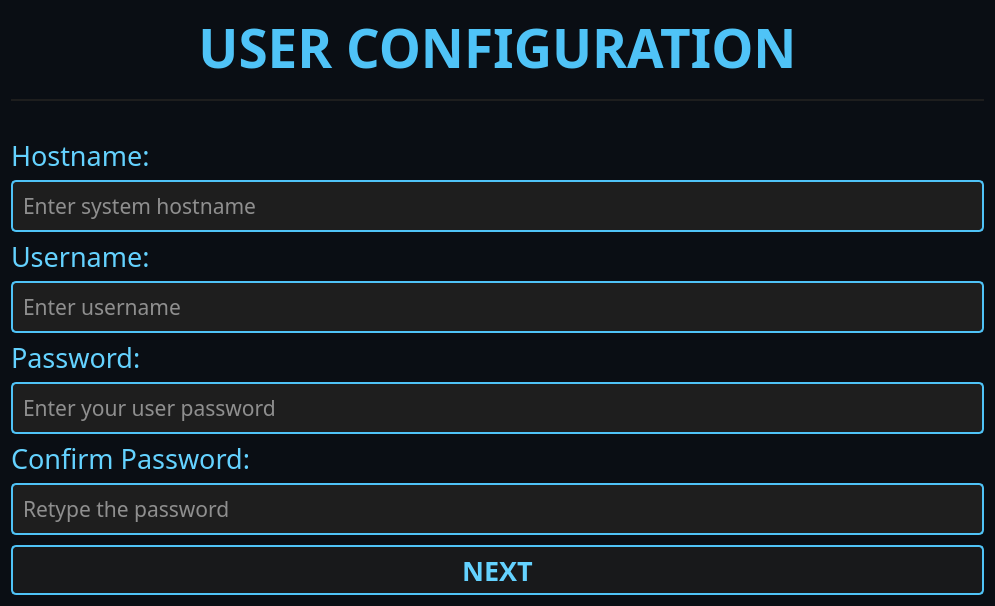
<?xml version="1.0" encoding="UTF-8"?>
<ui version="4.0">
 <class>User</class>
 <widget class="QWidget" name="User">
  <property name="geometry">
   <rect>
    <x>0</x>
    <y>0</y>
    <width>995</width>
    <height>606</height>
   </rect>
  </property>
  <property name="windowTitle">
   <string>User Configuration</string>
  </property>
  <property name="styleSheet">
   <string notr="true">background-color: #0a0e14;</string>
  </property>
  <layout class="QVBoxLayout" name="verticalLayout">
   <item>
    <widget class="QLabel" name="titleLabel">
     <property name="font">
      <font>
       <pointsize>40</pointsize>
       <bold>true</bold>
       <family>SpaceMono Nerd Font</family>
      </font>
     </property>
     <property name="styleSheet">
      <string notr="true">color: #4fc3f7;
        padding-bottom: 15px;
        border-bottom: 2px solid #1e1e1e;
        margin-bottom: 30px;</string>
     </property>
     <property name="text">
      <string>USER CONFIGURATION</string>
     </property>
     <property name="alignment">
      <set>Qt::AlignmentFlag::AlignCenter</set>
     </property>
    </widget>
   </item>
   <item>
    <widget class="QLabel" name="hostnameLabel">
     <property name="font">
      <font>
       <pointsize>20</pointsize>
       <family>SpaceMono Nerd Font</family>
      </font>
     </property>
     <property name="styleSheet">
      <string notr="true">color: #64d2ff;</string>
     </property>
     <property name="text">
      <string>Hostname:</string>
     </property>
    </widget>
   </item>
   <item>
    <widget class="QLineEdit" name="hostnameEdit">
     <property name="font">
      <font>
       <pointsize>16</pointsize>
       <family>SpaceMono Nerd Font</family>
      </font>
     </property>
     <property name="styleSheet">
      <string notr="true">
        QLineEdit {
          background-color: #1e1e1e;
          color: #ffffff;
          border: 2px solid #4fc3f7;
          border-radius: 5px;
          padding: 8px;
          selection-background-color: #4fc3f7;
          selection-color: #000000;
        }
      </string>
     </property>
     <property name="placeholderText">
      <string>Enter system hostname</string>
     </property>
    </widget>
   </item>
   <item>
    <widget class="QLabel" name="usernameLabel">
     <property name="font">
      <font>
       <pointsize>20</pointsize>
       <family>SpaceMono Nerd Font</family>
      </font>
     </property>
     <property name="styleSheet">
      <string notr="true">color: #64d2ff;</string>
     </property>
     <property name="text">
      <string>Username:</string>
     </property>
    </widget>
   </item>
   <item>
    <widget class="QLineEdit" name="usernameEdit">
     <property name="font">
      <font>
       <pointsize>16</pointsize>
       <family>SpaceMono Nerd Font</family>
      </font>
     </property>
     <property name="styleSheet">
      <string notr="true">
        QLineEdit {
          background-color: #1e1e1e;
          color: #ffffff;
          border: 2px solid #4fc3f7;
          border-radius: 5px;
          padding: 8px;
          selection-background-color: #4fc3f7;
          selection-color: #000000;
        }
      </string>
     </property>
     <property name="maxLength">
      <number>32</number>
     </property>
     <property name="placeholderText">
      <string>Enter username</string>
     </property>
    </widget>
   </item>
   <item>
    <widget class="QLabel" name="passwordLabel">
     <property name="font">
      <font>
       <pointsize>20</pointsize>
       <family>SpaceMono Nerd Font</family>
      </font>
     </property>
     <property name="styleSheet">
      <string notr="true">color: #64d2ff;</string>
     </property>
     <property name="text">
      <string>Password:</string>
     </property>
    </widget>
   </item>
   <item>
    <widget class="QLineEdit" name="passwordEdit">
     <property name="font">
      <font>
       <pointsize>16</pointsize>
       <family>SpaceMono Nerd Font</family>
      </font>
     </property>
     <property name="styleSheet">
      <string notr="true">
        QLineEdit {
          background-color: #1e1e1e;
          color: #ffffff;
          border: 2px solid #4fc3f7;
          border-radius: 5px;
          padding: 8px;
          selection-background-color: #4fc3f7;
          selection-color: #000000;
        }
      </string>
     </property>
     <property name="echoMode">
      <enum>QLineEdit::EchoMode::Password</enum>
     </property>
     <property name="placeholderText">
      <string>Enter your user password</string>
     </property>
    </widget>
   </item>
   <item>
    <widget class="QLabel" name="confirmPassLabel">
     <property name="font">
      <font>
       <pointsize>20</pointsize>
       <family>SpaceMono Nerd Font</family>
      </font>
     </property>
     <property name="styleSheet">
      <string notr="true">color: #64d2ff;</string>
     </property>
     <property name="text">
      <string>Confirm Password:</string>
     </property>
    </widget>
   </item>
   <item>
    <widget class="QLineEdit" name="confirmPassEdit">
     <property name="font">
      <font>
       <pointsize>16</pointsize>
       <family>SpaceMono Nerd Font</family>
      </font>
     </property>
     <property name="styleSheet">
      <string notr="true">
        QLineEdit {
          background-color: #1e1e1e;
          color: #ffffff;
          border: 2px solid #4fc3f7;
          border-radius: 5px;
          padding: 8px;
          selection-background-color: #4fc3f7;
          selection-color: #000000;
        }
      </string>
     </property>
     <property name="echoMode">
      <enum>QLineEdit::EchoMode::Password</enum>
     </property>
     <property name="placeholderText">
      <string>Retype the password</string>
     </property>
    </widget>
   </item>
   <item>
    <spacer name="verticalSpacer">
     <property name="orientation">
      <enum>Qt::Vertical</enum>
     </property>
     <property name="sizeHint" stdset="0">
      <size>
       <width>20</width>
       <height>40</height>
      </size>
     </property>
    </spacer>
   </item>
   <item>
    <widget class="QPushButton" name="user_btn">
     <property name="minimumSize">
      <size>
       <width>150</width>
       <height>50</height>
      </size>
     </property>
     <property name="font">
      <font>
       <pointsize>20</pointsize>
       <bold>true</bold>
       <family>SpaceMono Nerd Font</family>
      </font>
     </property>
     <property name="styleSheet">
      <string notr="true">
        QPushButton {
          color: #64d2ff;
          background-color: rgba(30, 30, 30, 0.7);
          border: 2px solid #4fc3f7;
          border-radius: 5px;
          padding: 10px 30px;
        }
        QPushButton:hover {
          background-color: rgba(79, 195, 247, 0.2);
        }
        QPushButton:pressed {
          background-color: rgba(79, 195, 247, 0.4);
          border-color: #64d2ff;
        }
      </string>
     </property>
     <property name="text">
      <string>NEXT</string>
     </property>
    </widget>
   </item>
  </layout>
 </widget>
 <resources/>
 <connections/>
</ui>
